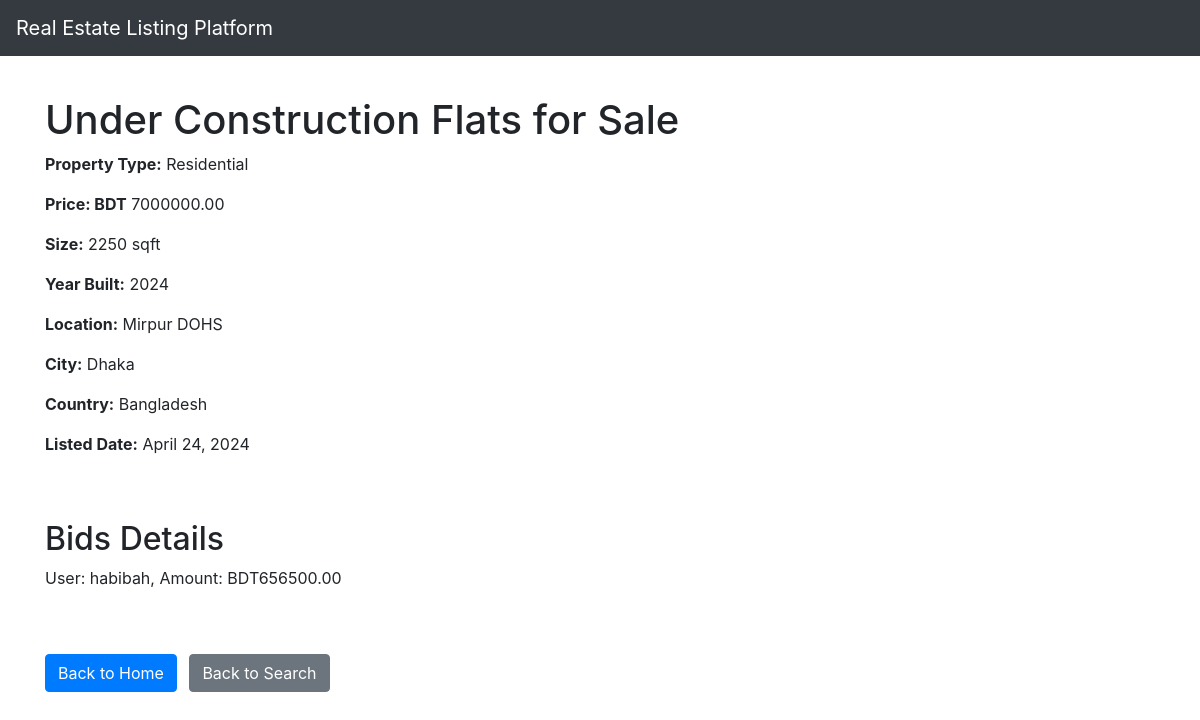
Page /details/17 on the committed database.
### platforms/models.py (models this page shows, shortened)
class Platform(models.Model):
    property_type_choices = [
        ('Residential', 'Residential'),
        ('Commercial', 'Commercial'),
        ('Land', 'Land'),
        ('Industrial', 'Industrial'),
        ('Special Purpose', 'Special Purpose')
    ]
    owner = models.ForeignKey(User, on_delete=models.CASCADE, default=1)
    owner_contact_number = models.CharField(max_length=15, blank=True, null=True)
    title = models.CharField(max_length=100)
    description = models.TextField(default="This Property is mindblowing!")
    property_type = models.CharField(max_length=20, choices=property_type_choices)
    price = models.DecimalField(max_digits=10, decimal_places=2)
    size_sqft = models.PositiveIntegerField()
    year_built = models.PositiveIntegerField()
    location = models.CharField(max_length=100)
    city = models.CharField(max_length=50)
    country = models.CharField(max_length=50)
    listed_date = models.DateField(auto_now_add=True)
    image = models.ImageField(default='houses.png', blank=True)

class Bid(models.Model):
    user = models.ForeignKey(User, on_delete=models.CASCADE)
    property = models.ForeignKey(Platform, on_delete=models.CASCADE, related_name='bids')
    amount = models.DecimalField(max_digits=10, decimal_places=2)
    bid_status = models.CharField(max_length=20, choices=[
        ('Pending', 'Pending'),
        ('Accepted', 'Accepted'),
        ('Rejected', 'Rejected')
    ], default='Pending')
    date_placed = models.DateTimeField(auto_now_add=True)

### mysite/views.py (the view)
# urls.py: path('details/<int:property_id>', views.details, name='details'),
def details(request, property_id):
    platform = get_object_or_404(Platform, pk=property_id)
    bids = platform.bids.all().select_related('user')
    return render(request, 'details.html', {
    "platform": platform,  'bids': bids,
  })

### templates/details.html (shortened to what this page needs)
<!DOCTYPE html>
<html lang="en">
<head>
    <link rel="stylesheet" href="https://cdn.jsdelivr.net/npm/bootstrap@4.3.1/dist/css/bootstrap.min.css">
      <link rel="stylesheet" href="https://stackpath.bootstrapcdn.com/bootstrap/4.3.1/css/bootstrap.min.css">
    <link rel="stylesheet" href="https://use.fontawesome.com/releases/v5.8.1/css/all.css">
</head>
<body>
   <nav class="navbar navbar-expand-md navbar-dark bg-dark fixed-top">
    <a class="navbar-brand" href="home">Real Estate Listing Platform</a>
</nav>
<br> <br>
    <div class="container mt-4">
        <br>
        <h1>{{ platform.title }}</h1>
        <p><strong>Property Type:</strong> {{ platform.property_type }}</p>
        <p><strong>Price: BDT</strong> {{ platform.price }}</p>
        <p><strong>Size:</strong> {{ platform.size_sqft }} sqft</p>
        <p><strong>Year Built:</strong> {{ platform.year_built }}</p>
        <p><strong>Location:</strong> {{ platform.location }}</p>
        <p><strong>City:</strong> {{ platform.city }}</p>
        <p><strong>Country:</strong> {{ platform.country }}</p>
        <p><strong>Listed Date:</strong> {{ platform.listed_date }}</p>
        <br> <br>
        <h2>Bids Details</h2>
    <div id="bids">
        {% for bid in bids %}
            <p>User: {{ bid.user.username }}, Amount: BDT{{ bid.amount }}</p>
        {% endfor %}
    </div>
        <br> <br>
            <a href="{% url 'home' %}" class="btn btn-primary">Back to Home</a>
            <a href="{% url 'search' %}" class="btn btn-secondary ml-2">Back to Search</a>
    </div>
</body>
</html>

### rows in the picture
Platform: title "Under Construction Flats for Sale", property_type "Residential", price "7000000.00", size_sqft "2250", year_built "2024", location "Mirpur DOHS", city "Dhaka", country "Bangladesh", listed_date "April 24, 2024"
Bid: user.username "habibah", amount "656500.00"
